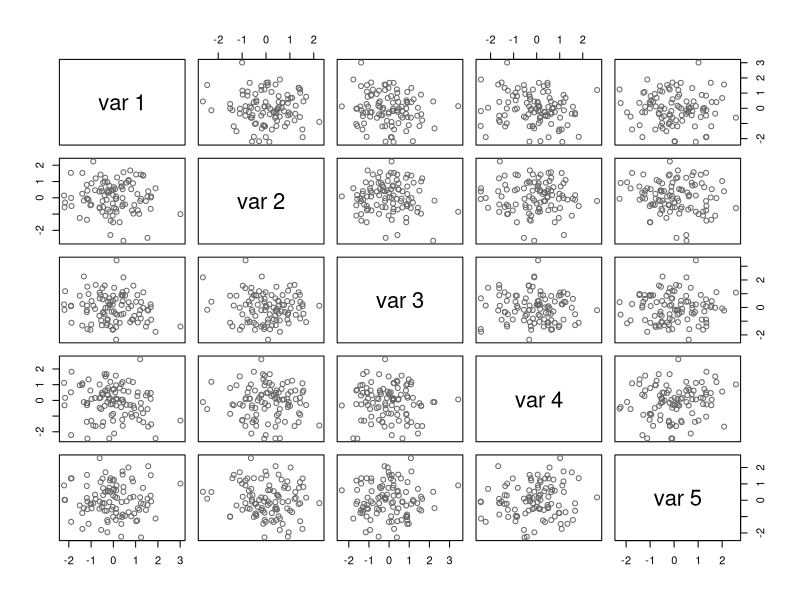
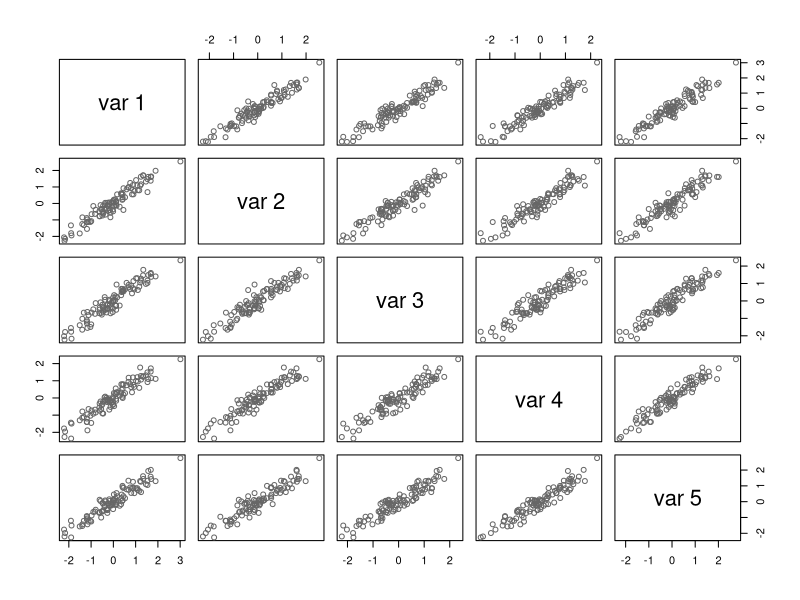

Recreate these plots in R, in order.
nA <- 5 # number of assets
nT <- 100 # number of obs
rho <- 0.95  # correlation between two assets

## create uncorrelated observations
X <- rnorm(nA * nT) 
#* 0.05
dim(X) <- c(nT, nA)

## check
pairs(X, col = grey(0.4)); cor(X)

## set correlation matrix
M <- array(rho, dim = c(nA, nA))
diag(M) <- 1

## compute cholesky factor
cF <- chol(M)

## induce correlation, check
Y <- X %*% cF
pairs(Y, col = grey(0.4)); cor(Y)